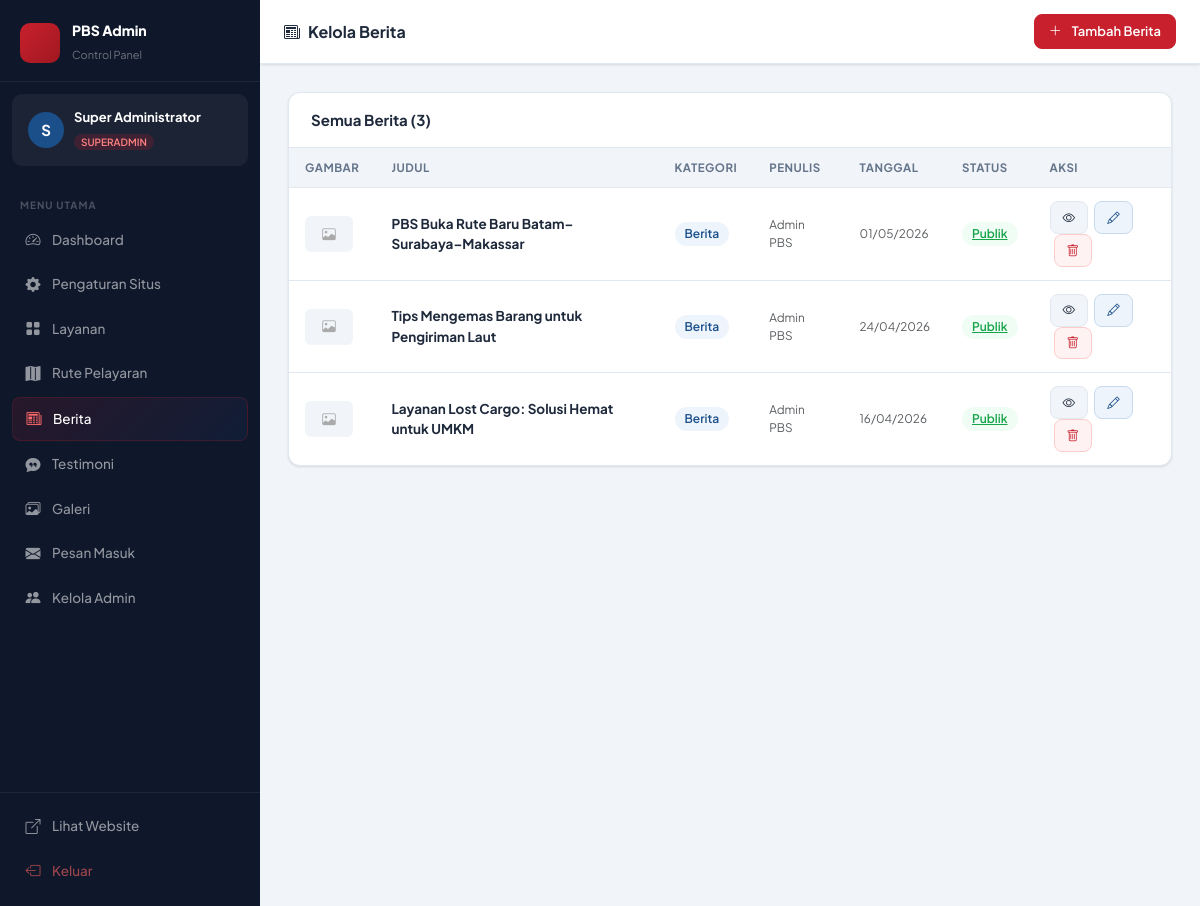
Page /admin/news.php (signed in) on the committed database.
### tables this page shows
CREATE TABLE `news`  (
  `id` int NOT NULL AUTO_INCREMENT,
  `title` varchar(300) NOT NULL,
  `slug` varchar(300) NOT NULL,
  `image` varchar(255) NULL DEFAULT NULL,
  `excerpt` text NULL,
  `content` longtext NULL,
  `author` varchar(100) NULL DEFAULT 'Admin PBS',
  `category` varchar(100) NULL DEFAULT 'Berita',
  `tags` varchar(500) NULL DEFAULT NULL,
  `is_published` tinyint(1) NULL DEFAULT 1,
  `published_at` datetime NULL DEFAULT current_timestamp,
  `created_at` timestamp NOT NULL DEFAULT current_timestamp,
  `updated_at` timestamp NOT NULL DEFAULT current_timestamp ON UPDATE CURRENT_TIMESTAMP,
  PRIMARY KEY (`id`) USING BTREE,
  UNIQUE INDEX `slug`(`slug` ASC) USING BTREE
);

### includes/functions.php (called while the page is built, shortened)
<?php
function truncate(string $text, int $length = 120): string {
    $text = strip_tags($text);
    if (mb_strlen($text) <= $length) return $text;
    return mb_substr($text, 0, $length) . '...';
}

### admin/news.php (the view, shortened to what this page needs)
<?php
require_once dirname(__DIR__) . '/includes/functions.php';
$pdo = getPDO();
$allNews = $pdo->query("SELECT * FROM news ORDER BY created_at DESC")->fetchAll();
?>
<!DOCTYPE html>
<html lang="id">
<head>
    <link rel="stylesheet" href="https://cdn.jsdelivr.net/npm/bootstrap@5.3.3/dist/css/bootstrap.min.css">
    <link rel="stylesheet" href="https://cdn.jsdelivr.net/npm/bootstrap-icons@1.11.3/font/bootstrap-icons.min.css">
    <link rel="stylesheet" href="<?= BASE_URL ?>/admin/assets/admin.css">
</head>
<body>
<div class="adm-layout">
    <?php include __DIR__ . '/includes/sidebar.php'; ?>
    <div class="adm-main">
        <div class="adm-topbar">
            <div class="topbar-title"><i class="bi bi-newspaper me-2"></i>Kelola Berita</div>
            <div class="topbar-actions">
                <button class="topbar-btn btn-primary-adm" onclick="openModal()"><i class="bi bi-plus-lg me-1"></i>Tambah Berita</button>
            </div>
        </div>
        <div class="adm-content">
            <div class="adm-card">
                <div class="adm-card-header"><h5>Semua Berita (<?= count($allNews) ?>)</h5></div>
                <?php if (empty($allNews)): ?>
                <div class="empty-state"><i class="bi bi-newspaper"></i><p>Belum ada berita.</p></div>
                <?php else: ?>
                <div class="table-responsive">
                <table class="adm-table">
                    <thead><tr><th>Gambar</th><th>Judul</th><th>Kategori</th><th>Penulis</th><th>Tanggal</th><th>Status</th><th>Aksi</th></tr></thead>
                    <tbody>
                    <?php foreach ($allNews as $n): ?>
                    <tr>
                        <td><?php if (!empty($n['image'])): ?><img src="<?= uploadUrl($n['image']) ?>" class="thumb"><?php else: ?><div style="width:48px;height:36px;background:#f1f5f9;border-radius:6px;display:flex;align-items:center;justify-content:center;color:#aaa;"><i class="bi bi-image"></i></div><?php endif; ?></td>
                        <td><strong><?= htmlspecialchars(truncate($n['title'], 50)) ?></strong></td>
                        <td><span class="adm-badge blue"><?= htmlspecialchars($n['category'] ?? 'Berita') ?></span></td>
                        <td class="text-muted small"><?= htmlspecialchars($n['author'] ?? '-') ?></td>
                        <td class="text-muted small"><?= date('d/m/Y', strtotime($n['published_at'])) ?></td>
                        <td><a href="?toggle=<?= $n['id'] ?>" class="adm-badge <?= $n['is_published'] ? 'green' : 'gray' ?>"><?= $n['is_published'] ? 'Publik' : 'Draft' ?></a></td>
                        <td>
                            <a href="<?= BASE_URL ?>/news.php?id=<?= $n['id'] ?>" target="_blank" class="btn-adm secondary"><i class="bi bi-eye"></i></a>
                            <a href="#" class="btn-adm edit ms-1" onclick="openModal(<?= htmlspecialchars(json_encode($n)) ?>);return false;"><i class="bi bi-pencil"></i></a>
                            <a href="?delete=<?= $n['id'] ?>" class="btn-adm del ms-1" onclick="return confirm('Hapus berita ini?')"><i class="bi bi-trash"></i></a>
                        </td>
                    </tr>
                    <?php endforeach; ?>
                    </tbody>
                </table>
                </div>
                <?php endif; ?>
            </div>
        </div>
    </div>
</div>
</body>
</html>

### admin/assets/admin.css (style rules this page uses)
:root { --sidebar-w: 260px; --topbar-h: 64px; --adm-bg: #F1F5F9; --adm-dark: #0F172A; --adm-sidebar: #0F172A; --adm-card: #FFFFFF; --adm-border: #E2E8F0; --adm-text: #1E293B; --adm-muted: #64748B; --adm-red: #C8202D; --adm-red-soft: #FEF2F2; --adm-blue: #1B4F8A; --adm-blue-soft: #EEF4FB; --adm-green: #16A34A; --adm-green-soft:#F0FDF4; --adm-yellow: #D97706; --adm-yellow-soft:#FFFBEB; --adm-radius: 12px; --adm-shadow: 0 1px 3px rgba(0,0,0,0.07), 0 1px 2px rgba(0,0,0,0.05); --adm-shadow-md: 0 4px 16px rgba(0,0,0,0.08); --font: 'Plus Jakarta Sans', sans-serif; --transition: all 0.2s cubic-bezier(0.4,0,0.2,1); }
*, *::before, *::after { box-sizing: border-box; }
body { font-family: var(--font); background: var(--adm-bg); color: var(--adm-text); margin: 0; }
.adm-layout { display: flex; min-height: 100vh; }
.adm-main { margin-left: var(--sidebar-w); flex: 1; display: flex; flex-direction: column; transition: var(--transition); }
.adm-topbar { height: var(--topbar-h); background: white; border-bottom: 1px solid var(--adm-border); display: flex; align-items: center; gap: 12px; padding: 0 24px; position: sticky; top: 0; z-index: 100; box-shadow: var(--adm-shadow); }
.topbar-title { font-weight: 700; font-size: 16px; color: var(--adm-text); }
.topbar-actions { margin-left: auto; display: flex; align-items: center; gap: 8px; }
.topbar-btn { background: var(--adm-bg); border: 1px solid var(--adm-border); border-radius: 8px; padding: 7px 14px; font-size: 13px; font-family: var(--font); font-weight: 600; color: var(--adm-text); cursor: pointer; text-decoration: none; display: flex; align-items: center; gap: 6px; transition: var(--transition); }
.topbar-btn.btn-primary-adm { background: var(--adm-red); border-color: var(--adm-red); color: white; }
.adm-content { padding: 28px; flex: 1; }
.adm-card { background: var(--adm-card); border-radius: var(--adm-radius); border: 1px solid var(--adm-border); box-shadow: var(--adm-shadow); overflow: hidden; }
.adm-card-header { padding: 18px 22px; border-bottom: 1px solid var(--adm-border); display: flex; align-items: center; justify-content: space-between; }
.adm-card-header h5 { font-size: 15px; font-weight: 700; margin: 0; }
.adm-table { width: 100%; border-collapse: collapse; font-size: 13.5px; }
.adm-table th { padding: 11px 16px; background: var(--adm-bg); font-weight: 700; color: var(--adm-muted); font-size: 11.5px; text-transform: uppercase; letter-spacing: 0.5px; border-bottom: 1px solid var(--adm-border); white-space: nowrap; }
.adm-table td { padding: 13px 16px; border-bottom: 1px solid var(--adm-border); vertical-align: middle; }
.adm-table tr:last-child td { border-bottom: none; }
.adm-badge { display: inline-flex; align-items: center; gap: 4px; padding: 3px 10px; border-radius: 20px; font-size: 12px; font-weight: 600; }
.adm-badge.green { background: var(--adm-green-soft); color: var(--adm-green); }
.adm-badge.blue { background: var(--adm-blue-soft); color: var(--adm-blue); }
.btn-adm { display: inline-flex; align-items: center; gap: 5px; padding: 6px 12px; border-radius: 8px; font-size: 12.5px; font-weight: 600; font-family: var(--font); border: 1px solid transparent; cursor: pointer; text-decoration: none; transition: var(--transition); }
.btn-adm.edit { background: var(--adm-blue-soft); color: var(--adm-blue); border-color: #c7d9f0; }
.btn-adm.del { background: var(--adm-red-soft); color: var(--adm-red); border-color: #fcc; }
.btn-adm.secondary { background: var(--adm-bg); color: var(--adm-text); border-color: var(--adm-border); }

### rows in the picture
news: title "PBS Buka Rute Baru Batam–Surabaya–Makassar", category "Berita", author "Admin PBS", published_at "01/05/2026", is_published "Publik"
news: title "Tips Mengemas Barang untuk Pengiriman Laut", category "Berita", author "Admin PBS", published_at "24/04/2026", is_published "Publik"
news: title "Layanan Lost Cargo: Solusi Hemat untuk UMKM", category "Berita", author "Admin PBS", published_at "16/04/2026", is_published "Publik"

### other values in the picture
mb_strtoupper(mb_substr($admin['name'], 0, 1)) "S"
$admin['name'] "Super Administrator"
$admin['role'] "SUPERADMIN"
$m['label'] "Dashboard"
$m['label'] "Pengaturan Situs"
$m['label'] "Layanan"
$m['label'] "Rute Pelayaran"
$m['label'] "Berita"
$m['label'] "Testimoni"
$m['label'] "Galeri"
$m['label'] "Pesan Masuk"
$m['label'] "Kelola Admin"
count($allNews) "3"
